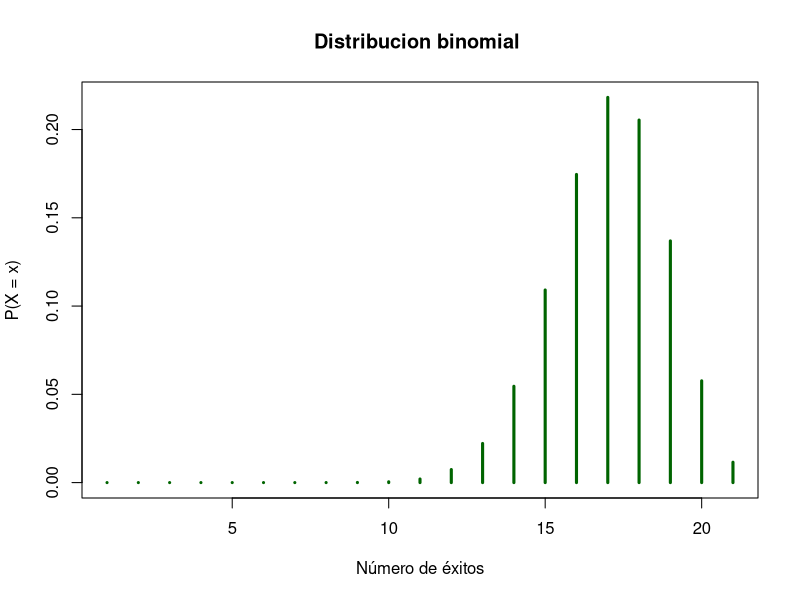
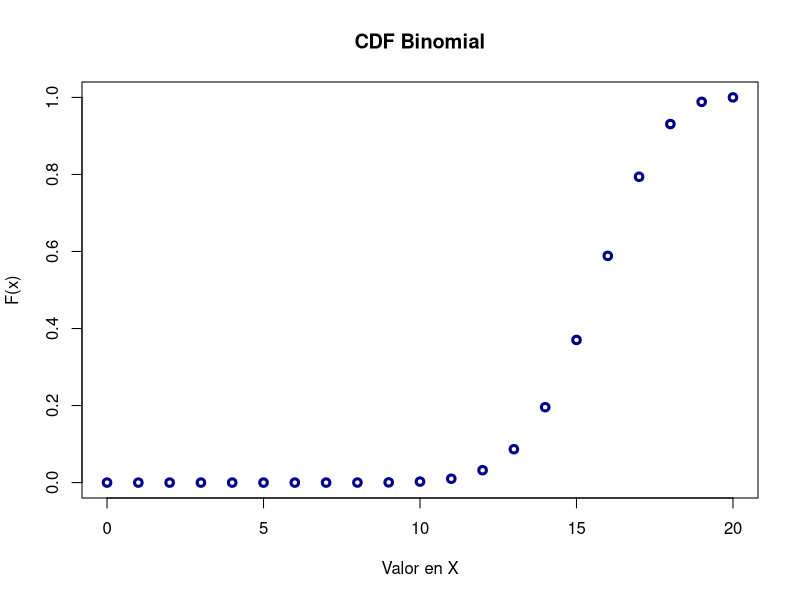
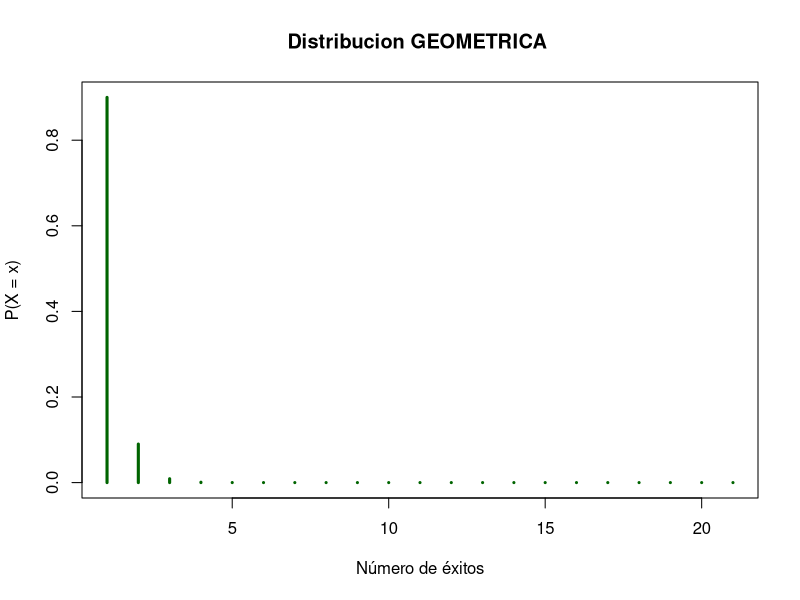
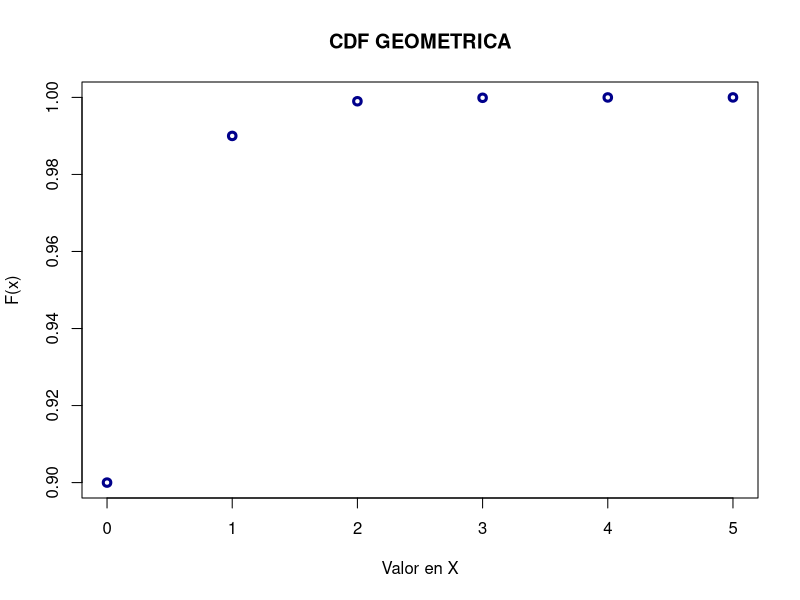

Generate these figures, in order, with R:
## ---- chunk 1
exito_p <- 0.80;
fracaso_q <- 1-exito_p;
n_total <- 20

plot(dbinom(0:n_total,n_total,exito_p), main="Distribucion binomial ",type = "h", lwd = 3,
     xlab="Número de éxitos",ylab="P(X = x)",col = "darkgreen")

plot(0:n_total,pbinom(0:n_total,n_total,exito_p),
       main = "CDF Binomial",xlab = "Valor en X",ylab = "F(x)",lty=2, lwd=3, col="darkblue")
## ---- chunk 2
dbinom(14,n_total,exito_p)
## ---- chunk 3
1 - pbinom(9,n_total,exito_p)
## ---- chunk 4
pbinom(18,n_total,exito_p) - pbinom(13,n_total,exito_p)
## ---- chunk 5
pbinom(16,n_total,exito_p)
## ---- chunk 6
exito_p <- 9/10;
fracaso_q <- 1-exito_p;
n_total <- 20

plot(dgeom(0:n_total,exito_p), main="Distribucion GEOMETRICA ",type = "h", lwd = 3,
     xlab="Número de éxitos",ylab="P(X = x)",col = "darkgreen")

plot(0:5,pgeom(0:5,exito_p),
       main = "CDF GEOMETRICA",xlab = "Valor en X",ylab = "F(x)",lty=2, lwd=3, col="darkblue")
## ---- chunk 7
dgeom(3-1,exito_p)
## ---- chunk 8
pgeom(3-2,exito_p,lower.tail = FALSE)
## ---- chunk 9
p_exito <- dgeom(2-1,0.9);
p_exito
## ---- chunk 10
dnbinom(5-3, 3,0.09)

## ---- chunk 11
dnbinom(5-3, 3,0.09) + dnbinom((5-1)-3, 3,0.09) + dnbinom((5-2)-3, 3,0.09)

## ---- chunk 12
lambda_p <- 7
ppois(3,lambda_p)

## ---- chunk 13
1 - ppois(1,lambda_p)

## ---- chunk 14
dpois(5,lambda_p)

